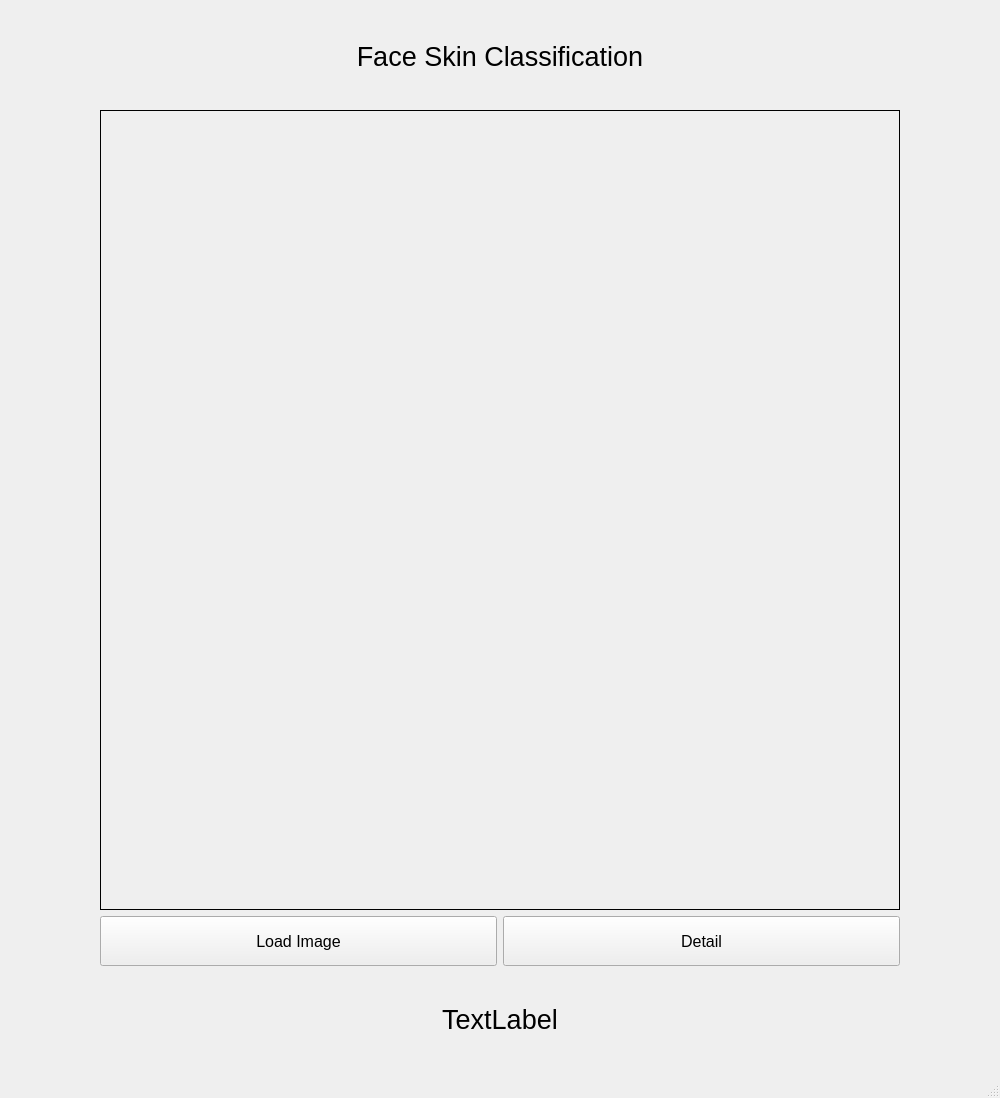
<?xml version="1.0" encoding="UTF-8"?>
<ui version="4.0">
 <class>MainWindow</class>
 <widget class="QMainWindow" name="MainWindow">
  <property name="geometry">
   <rect>
    <x>0</x>
    <y>0</y>
    <width>1000</width>
    <height>1098</height>
   </rect>
  </property>
  <property name="minimumSize">
   <size>
    <width>1000</width>
    <height>1000</height>
   </size>
  </property>
  <property name="windowTitle">
   <string>MainWindow</string>
  </property>
  <widget class="QWidget" name="centralwidget">
   <layout class="QGridLayout" name="gridLayout">
    <item row="2" column="2">
     <widget class="QPushButton" name="predictButton">
      <property name="minimumSize">
       <size>
        <width>200</width>
        <height>50</height>
       </size>
      </property>
      <property name="baseSize">
       <size>
        <width>100</width>
        <height>100</height>
       </size>
      </property>
      <property name="font">
       <font>
        <pointsize>12</pointsize>
       </font>
      </property>
      <property name="text">
       <string>Detail</string>
      </property>
     </widget>
    </item>
    <item row="1" column="0">
     <spacer name="horizontalSpacer">
      <property name="orientation">
       <enum>Qt::Horizontal</enum>
      </property>
      <property name="sizeHint" stdset="0">
       <size>
        <width>40</width>
        <height>20</height>
       </size>
      </property>
     </spacer>
    </item>
    <item row="4" column="1" colspan="2">
     <widget class="QLabel" name="predictionLabel">
      <property name="font">
       <font>
        <pointsize>20</pointsize>
        <weight>50</weight>
        <bold>false</bold>
       </font>
      </property>
      <property name="layoutDirection">
       <enum>Qt::LeftToRight</enum>
      </property>
      <property name="text">
       <string>TextLabel</string>
      </property>
      <property name="alignment">
       <set>Qt::AlignCenter</set>
      </property>
     </widget>
    </item>
    <item row="2" column="1">
     <widget class="QPushButton" name="loadButton">
      <property name="minimumSize">
       <size>
        <width>200</width>
        <height>50</height>
       </size>
      </property>
      <property name="baseSize">
       <size>
        <width>100</width>
        <height>100</height>
       </size>
      </property>
      <property name="font">
       <font>
        <pointsize>12</pointsize>
       </font>
      </property>
      <property name="text">
       <string>Load Image</string>
      </property>
     </widget>
    </item>
    <item row="1" column="1" colspan="2">
     <widget class="QLabel" name="outputWindow">
      <property name="minimumSize">
       <size>
        <width>800</width>
        <height>800</height>
       </size>
      </property>
      <property name="autoFillBackground">
       <bool>false</bool>
      </property>
      <property name="frameShape">
       <enum>QFrame::Box</enum>
      </property>
      <property name="text">
       <string/>
      </property>
     </widget>
    </item>
    <item row="1" column="3">
     <spacer name="horizontalSpacer_2">
      <property name="orientation">
       <enum>Qt::Horizontal</enum>
      </property>
      <property name="sizeHint" stdset="0">
       <size>
        <width>40</width>
        <height>20</height>
       </size>
      </property>
     </spacer>
    </item>
    <item row="0" column="1" colspan="2">
     <widget class="QLabel" name="label">
      <property name="font">
       <font>
        <pointsize>20</pointsize>
       </font>
      </property>
      <property name="text">
       <string>Face Skin Classification</string>
      </property>
      <property name="alignment">
       <set>Qt::AlignCenter</set>
      </property>
     </widget>
    </item>
   </layout>
  </widget>
  <widget class="QStatusBar" name="statusbar"/>
 </widget>
 <resources/>
 <connections/>
</ui>
